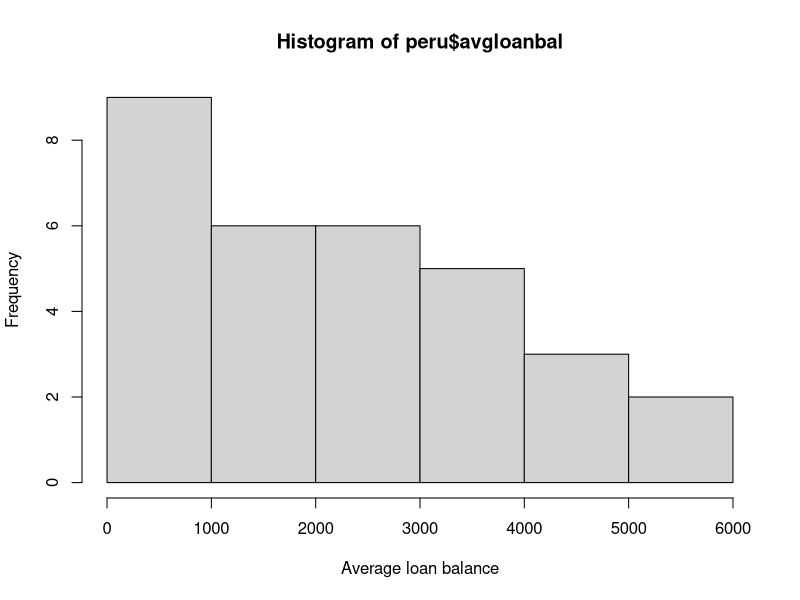
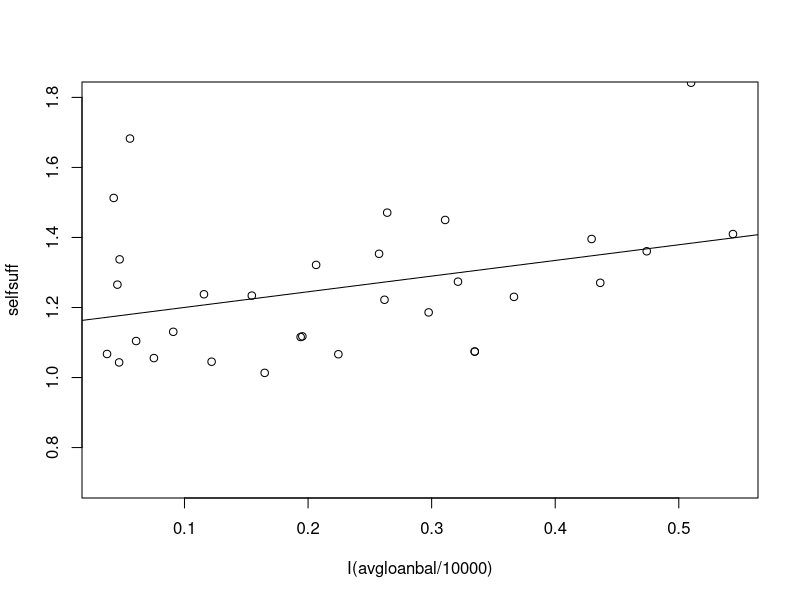

The R source for these figures, in order:
#######################################################
### Solutions to week 1 homework
################################################

setwd('C:\\Users\\dbarron\\Dropbox\\Advanced Quant')
# Import data

peru <- read.csv('PeruMicroWeek1.csv')

# Review
str(peru)

# Note, has 9 variables, 31 observations

head(peru)

# Note, first three are integers, others numeric. regulated looks like a dummy variable

summary(peru)

## Means & standard deviations

# Simple way

with(peru,  mean(avgloanbal))
with(peru, mean(femaleperc, na.rm = TRUE))
with(peru, sd(avgloanbal))
with(peru, sd(femaleperc, na.rm = TRUE))

# Using package dplyr

library(dplyr)

peru %>% summarise(mean(avgloanbal), sd(avgloanbal),
                   mean(femaleperc, na.rm = TRUE), sd(femaleperc, na.rm = TRUE))

#summarise(peru, mean(avgloanbal), sd(avgloanbal), mean(femaleperc, na.rm = TRUE), 
#          sd(femaleperc, na.rm = TRUE))

# Histogram

hist(peru$avgloanbal, xlab = 'Average loan balance')

# Scatter plot

plot(selfsuff ~ I(avgloanbal / 10000), data = peru, ylim = c(0.7, 1.8))
abline(lm(selfsuff ~ I(avgloanbal / 10000), data = peru))

# Regression

lm1 <- lm(selfsuff ~ I(avgloanbal / 10000) + femaleperc, data = peru)
summary(lm1)

# avgloanbal is statistically significant
# 